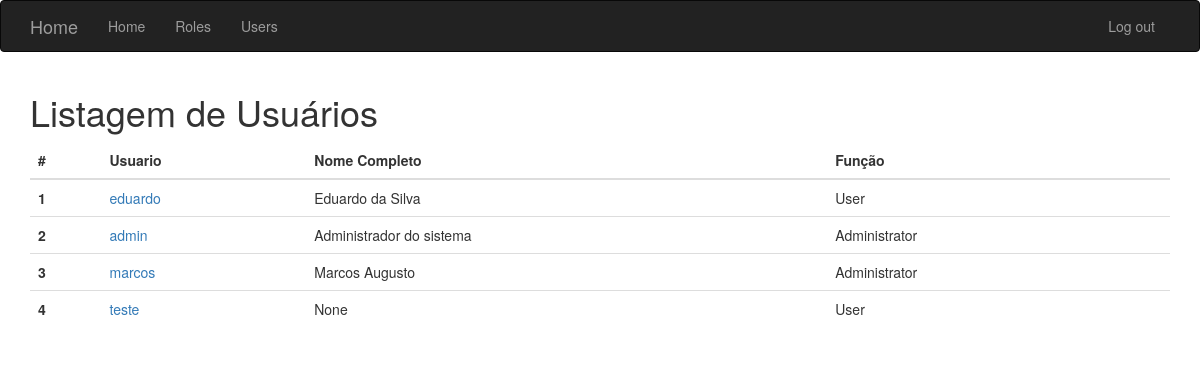
/user/list (signed in), run on an earlier commit of the app's database.
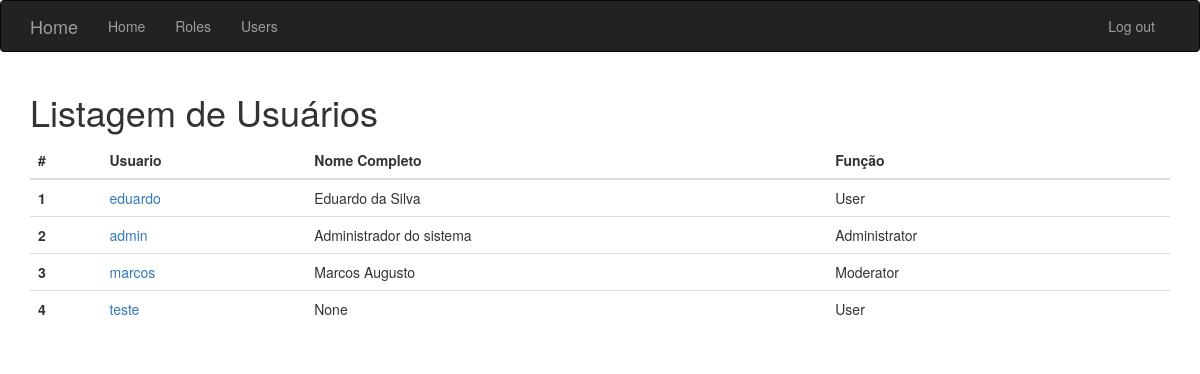
And on a later commit of the database.
### app/models.py (models this page shows, shortened)
class User(UserMixin, db.Model):
    __tablename__ = 'users'
    id = db.Column(db.Integer, primary_key=True)
    username = db.Column(db.String(64), unique=True, index=True)
    name = db.Column(db.String(64))
    about_me = db.Column(db.Text())
    role_id = db.Column(db.Integer, db.ForeignKey('roles.id'))
    password_hash = db.Column(db.String(128))
    @property
    def password(self):
        raise AttributeError('password is not readable')

class Role(db.Model):
    __tablename__ = 'roles'
    id = db.Column(db.Integer, primary_key=True)
    name = db.Column(db.String(64), unique=True)
    default = db.Column(db.Boolean, default=False, index=True)
    permissions = db.Column(db.Integer)
    users = db.relationship('User', backref='role')

### app/main/views.py (the view)
@main.route('/user/list', methods=['GET', 'POST'])
@login_required
def list_user():
    users = User.query.all()
    return render_template('list_user.html', users=users)

### app/models.py (called while the page is built)
@login_manager.user_loader
def load_user(user_id):
    return User.query.get(int(user_id))

### app/templates/list_user.html (shortened to what this page needs)
{% extends "base.html" %}
{% block page_content %}
    <h1>Listagem de Usuários</h1>
    <table class="table">
        <thead>
        <tr>
            <th scope="col">#</th>
            <th scope="col">Usuario</th>
            <th scope="col">Nome Completo</th>
            <th scope="col">Função</th>
            <th scope="col"></th>
        </tr>
        </thead>
        <tbody>
        {% for user in users %}
            <tr>
                <th scope="row">{{ user.id }}</th>
                <td><a href="/user/{{ user.username }}">{{ user.username }}</a></td>
                <td>{{ user.name }}</td>
                <td>{{ user.role.name }}</td>
                <td></td>
            </tr>
        {% endfor %}
        </tbody>
    </table>
{% endblock %}

### app/templates/base.html (shortened to what this page needs)
{% extends "bootstrap/base.html" %}
{% block navbar %}
    <div class="navbar navbar-inverse" role="navigation">
        <div class="container">
            <div class="navbar-header">
                <a href="/" class="navbar-brand">Home</a>
            </div>
            <div class="navbar-collapse collapse">
                <ul class="nav navbar-nav">
                    <li>
                        <a href="/">Home</a>
                        {% if current_user.is_authenticated %}
                            <li>
                                <a href="{{ url_for('main.add_role') }}">Roles</a>
                            </li>
                            <li>
                                <a href="{{ url_for('main.list_user') }}">Users</a>
                            </li>
                        {% endif %}
                    </li>
                </ul>
                <ul class="nav navbar-nav navbar-right">
                    {% if current_user.is_authenticated %}
                    <li>
                        <a href="{{ url_for('auth.logout') }}">
                            Log out
                        </a>
                    </li>
                    {% else %}
                    <li>
                        <a href="{{ url_for("auth.login") }}">
                            Log in
                        </a>
                    </li>
                    {% endif %}
                </ul>
            </div>
        </div>
    </div>
{% endblock %}
{% block content %}
    <div class="container">
        {% block page_content %}{% endblock %}
    </div>
{% endblock %}

What changed in the data, as far as the page shows it:
changed User "marcos": role.name "Administrator" → "Moderator"
